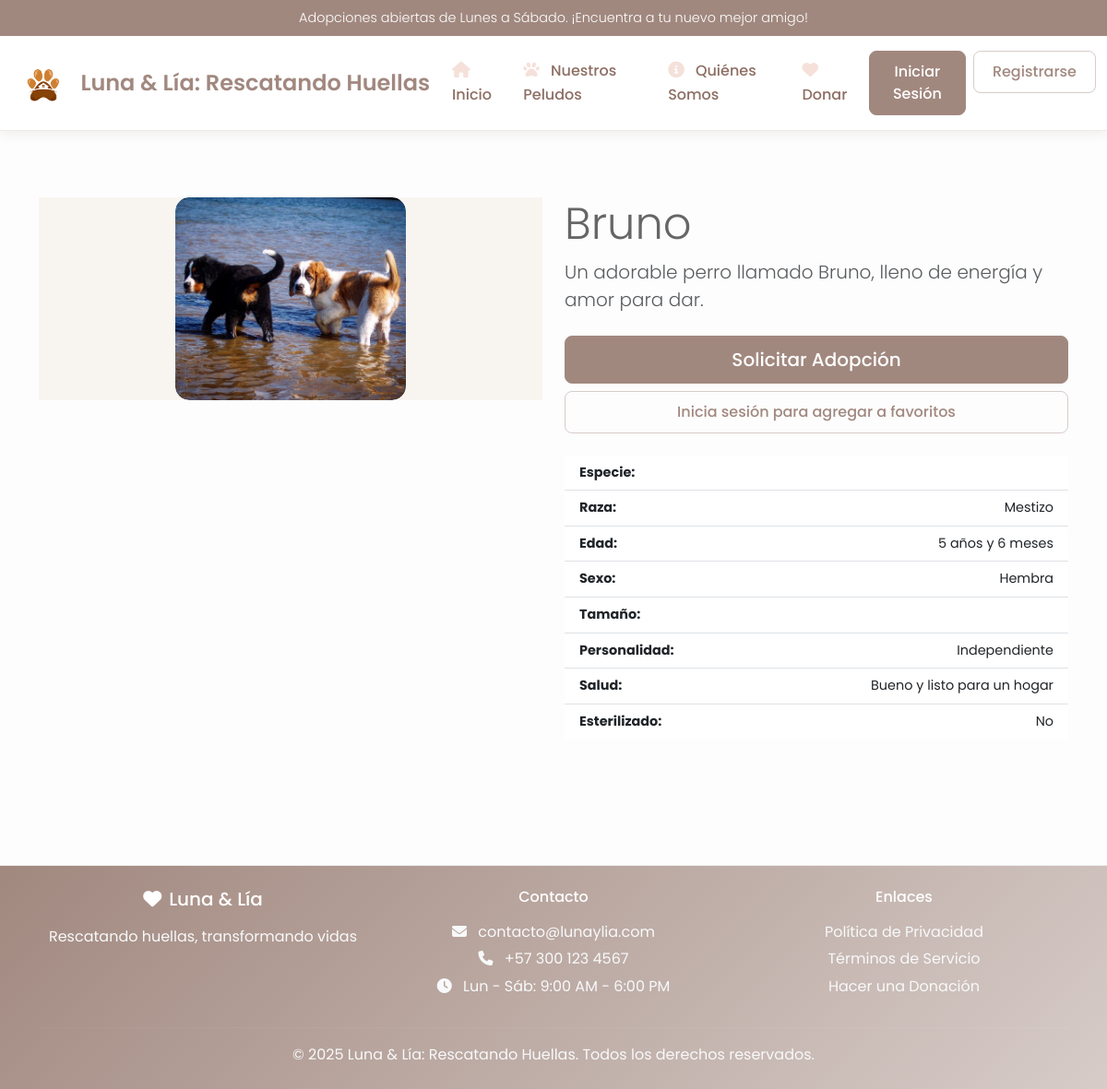
/mascota/21/, run on the app's committed database.
### adopcion/models.py (models this page shows, shortened)
class Mascota(models.Model):
    TIPO_CHOICES = (('perro', 'Perro'), ('gato', 'Gato'))
    SEXO_CHOICES = (('macho', 'Macho'), ('hembra', 'Hembra'))
    TAMAÑO_CHOICES = (('pequeño', 'Pequeño'), ('mediano', 'Mediano'), ('grande', 'Grande'))
    ESTADO_ADOPCION_CHOICES = (
        ('disponible', 'Disponible'),
        ('en_proceso', 'En Proceso'),
        ('adoptado', 'Adoptado'),
        ('no_disponible', 'No Disponible')
    )
    CATEGORIA_CHOICES = (
        ('cachorro', 'Cachorro'),
        ('joven', 'Joven'),
        ('adulto', 'Adulto'),
        ('senior', 'Senior'),
        ('especial', 'Necesidades Especiales'),
        ('urgente', 'Adopción Urgente'),
        ('rescatado', 'Recién Rescatado'),
        ('recuperacion', 'En Recuperación'),
        ('socializacion', 'En Socialización'),
    )
    nombre = models.CharField(
        max_length=100,
        validators=[
            RegexValidator(
                regex=r'^[a-zA-ZáéíóúÁÉÍÓÚñÑ\s]+$',
                message="El nombre solo puede contener letras y espacios."
            )
        ]
    )
    tipo = models.CharField(max_length=10, choices=TIPO_CHOICES)
    categoria = models.CharField(max_length=20, choices=CATEGORIA_CHOICES, default='adulto')
    raza = models.CharField(max_length=100, blank=True)
    fecha_nacimiento = models.DateField(
        null=True,
        blank=True,
        help_text="Fecha de nacimiento aproximada de la mascota"
    )
    edad_aproximada_meses = models.IntegerField(
        null=True,
        blank=True,
        help_text="Edad aproximada en meses (se calcula automáticamente si no se proporciona fecha de nacimiento)",
        validators=[
            MinValueValidator(0, message="La edad no puede ser negativa."),
            MaxValueValidator(204, message="La edad máxima es de 17 años (204 meses).")
        ]
    )
    sexo = models.CharField(max_length=10, choices=SEXO_CHOICES)
    tamaño = models.CharField(max_length=10, choices=TAMAÑO_CHOICES, default='mediano')
    peso = models.DecimalField(
        max_digits=5,
        decimal_places=2,
        help_text="en kilogramos",
        null=True,
        blank=True,
        validators=[
            MinValueValidator(0.1, message="El peso debe ser mayor a 0.1 kg."),
            MaxValueValidator(200.0, message="El peso no puede exceder 200 kg.")
        ]
    )
    color = models.CharField(max_length=100, blank=True)
    descripcion = models.TextField(blank=True)
    personalidad = models.TextField(blank=True)
    necesidades_especiales = models.TextField(blank=True)
    estado_salud = models.TextField()
    vacunas_completas = models.BooleanField(default=False)
    esterilizado = models.BooleanField(default=False)
    microchip = models.BooleanField(default=False)
    estado_adopcion = models.CharField(max_length=15, choices=ESTADO_ADOPCION_CHOICES, default='disponible')
    fecha_ingreso = models.DateField()
    fecha_adopcion = models.DateField(null=True, blank=True)
    imagen_principal = models.ImageField(upload_to='mascotas/', null=True, blank=True, help_text="Imagen principal de la mascota")
    id_admin_registro = models.ForeignKey(Usuario, on_delete=models.SET_NULL, null=True, related_name='mascotas_registradas')
    fecha_registro = models.DateTimeField(default=timezone.now)
    def get_sexo_display(self):
        return dict(self.SEXO_CHOICES).get(self.sexo, self.sexo)
    @property
    def edad_actual_meses(self):
        if self.fecha_nacimiento:
            from datetime import date
            hoy = date.today()
            edad = hoy.year - self.fecha_nacimiento.year
            if hoy.month < self.fecha_nacimiento.month or (hoy.month == self.fecha_nacimiento.month and hoy.day < self.fecha_nacimiento.day):
                edad -= 1
            return edad * 12 + (hoy.month - self.fecha_nacimiento.month)
        elif self.edad_aproximada_meses:
            return self.edad_aproximada_meses
        return 0
    @property
    def edad_actual_anios(self):
        return self.edad_actual_meses // 12
    @property
    def edad_actual_meses_restantes(self):
        return self.edad_actual_meses % 12
    def get_edad_display(self):
        anios = self.edad_actual_anios
        meses = self.edad_actual_meses_restantes
        if anios == 0:
            if meses == 1:
                return "1 mes"
            elif meses == 0:
                return "Menos de 1 mes"
            else:
                return f"{meses} meses"
        else:
            if meses == 0:
                return f"{anios} años"
            elif meses == 1:
                return f"{anios} años y 1 mes"
            else:
                return f"{anios} años y {meses} meses"

### adopcion/views.py (the view)
# urls.py: path('mascota/<int:mascota_id>/', views.mascota_detalle, name='mascota_detalle'),
def mascota_detalle(request, mascota_id):
    mascota = get_object_or_404(Mascota, id=mascota_id)
    es_favorito = False
    if request.user.is_authenticated:
        es_favorito = Favorito.objects.filter(usuario=request.user, mascota=mascota).exists()
    context = {
        'mascota': mascota,
        'es_favorito': es_favorito
    }
    return render(request, 'adopcion/mascota_detalle.html', context)

### adopcion/context_processors.py (called while the page is built, shortened)
def notificaciones_context(request):
    context = {}
    return context

### adopcion/templates/adopcion/mascota_detalle.html (shortened to what this page needs)
{% extends "adopcion/base.html" %}
{% load static %}
{% block content %}
<div class="container my-5">
    <div class="row">
        <div class="col-md-6 mb-4">
            <div class="pet-image-gallery">
                {% if mascota.imagen_principal %}
                    <div class="mascota-img-frame">
                        <img src="{{ mascota.imagen_principal.url }}"
                             alt="Foto principal de {{ mascota.nombre }}"
                             class="mascota-detail-image">
                    </div>
                {% else %}
                    <div class="mascota-detail-image image-placeholder">
                        <i class="fas fa-paw"></i>
                        <span class="ms-2">Sin foto disponible</span>
                    </div>
                {% endif %}
            </div>
        </div>
        <div class="col-md-6">
            <div class="pet-details">
                <h1 class="display-5">{{ mascota.nombre }}</h1>
                <p class="lead text-muted">{{ mascota.descripcion }}</p>
                <div class="d-grid gap-2 my-4">
                    <a href="{% url 'solicitar_adopcion' mascota.id %}" class="btn btn-primary-custom btn-lg">Solicitar Adopción</a>
                    {% if user.is_authenticated %}
                        <button class="btn btn-secondary-custom" id="btn-favorito" data-mascota-id="{{ mascota.id }}" data-es-favorito="{{ es_favorito|yesno:'true,false' }}">
                            {% if es_favorito %}
                                <i class="fas fa-heart"></i> Quitar de Favoritos
                            {% else %}
                                <i class="far fa-heart"></i> Agregar a Favoritos
                            {% endif %}
                        </button>
                    {% else %}
                        <a href="{% url 'login' %}?next={{ request.path }}" class="btn btn-secondary-custom">Inicia sesión para agregar a favoritos</a>
                    {% endif %}
                </div>
                <ul class="list-group list-group-flush">
                    <li class="list-group-item d-flex justify-content-between"><strong>Especie:</strong> </li>
                    <li class="list-group-item d-flex justify-content-between"><strong>Raza:</strong> <span>{{ mascota.raza|default:"Mestizo" }}</span></li>
                    <li class="list-group-item d-flex justify-content-between"><strong>Edad:</strong> <span>{{ mascota.get_edad_display }}</span></li>
                    <li class="list-group-item d-flex justify-content-between"><strong>Sexo:</strong> <span>{{ mascota.get_sexo_display }}</span></li>
                    <li class="list-group-item d-flex justify-content-between"><strong>Tamaño:</strong> </li>
                    <li class="list-group-item d-flex justify-content-between"><strong>Personalidad:</strong> <span>{{ mascota.personalidad|default:"No especificada" }}</span></li>
                    <li class="list-group-item d-flex justify-content-between"><strong>Salud:</strong> <span>{{ mascota.estado_salud }}</span></li>
                    <li class="list-group-item d-flex justify-content-between"><strong>Esterilizado:</strong> <span>{% if mascota.esterilizado %}Sí{% else %}No{% endif %}</span></li>
                </ul>
            </div>
        </div>
    </div>
</div>
<div class="toast-container position-fixed bottom-0 end-0 p-3">
</div>
{% endblock %}

### static/css/styles.css (style rules this page uses)
:root { --color-primary: #a1887f; --color-secondary: #d7ccc8; --color-background: #fdfdfd; --color-surface: #ffffff; --color-accent: #f5e1da; --color-text-primary: #5d4037; --color-text-secondary: #8d6e63; --color-success: #8bc34a; --color-warning: #ff9800; --color-danger: #f44336; --color-info: #d7ccc8; --font-family-base: 'Poppins', sans-serif; }
body { font-family: var(--font-family-base); background-color: var(--color-background); color: var(--color-text-primary); }
body { background-color: var(--color-background); color: var(--color-text-primary); font-family: var(--font-family-base); line-height: 1.6; }
.btn { border-radius: 8px; font-weight: 500; padding: 10px 20px; transition: all 0.3s ease; }
.btn-primary-custom { background-color: var(--color-primary); border-color: var(--color-primary); color: white; }
.btn-secondary-custom { background-color: transparent; border: 1px solid var(--color-secondary); color: var(--color-primary); }
.mascota-detail-image { width: 100%; height: 400px; object-fit: cover; object-position: center top; border-radius: 15px; box-shadow: 0 8px 25px rgba(0, 0, 0, 0.1); transition: transform 0.3s ease; }
.pet-details { color: #666; margin-bottom: 1rem; font-size: 0.9rem; }
.pet-details { color: #666; margin-bottom: 1rem; font-size: 0.9rem; line-height: 1.5; }
.pet-image, .pet-card .card-img-top, .mascota-detail-image, .profile-pet-image, .admin-pet-image, .solicitud-pet-image, .carousel-image-container img, .pet-image-container img, .pet-image-gallery img, .table img, .card-img-top, .thumbnail img { object-fit: cover; object-position: center top; transition: transform 0.3s ease; }
.pet-image-container, .pet-image-gallery, .carousel-image-container { position: relative; overflow: hidden; background-color: #f8f5f0; }
a { color: var(--color-primary); }
.mascota-img-frame { width: 100%; max-width: 250px; height: 220px; overflow: hidden; border-radius: 15px; background: #f8f8f8; display: flex; align-items: center; justify-content: center; margin: 0 auto; }
.mascota-img-frame img { width: 100%; height: 100%; object-fit: cover; object-position: center; display: block; }

### data on the page
Mascota: imagen_principal (picture), nombre "Bruno", descripcion "Un adorable perro llamado Bruno, lleno de energía y amor para dar.", raza "Mestizo", edad "5 años y 6 meses", sexo "Hembra", personalidad "Independiente", estado_salud "Bueno y listo para un hogar"
